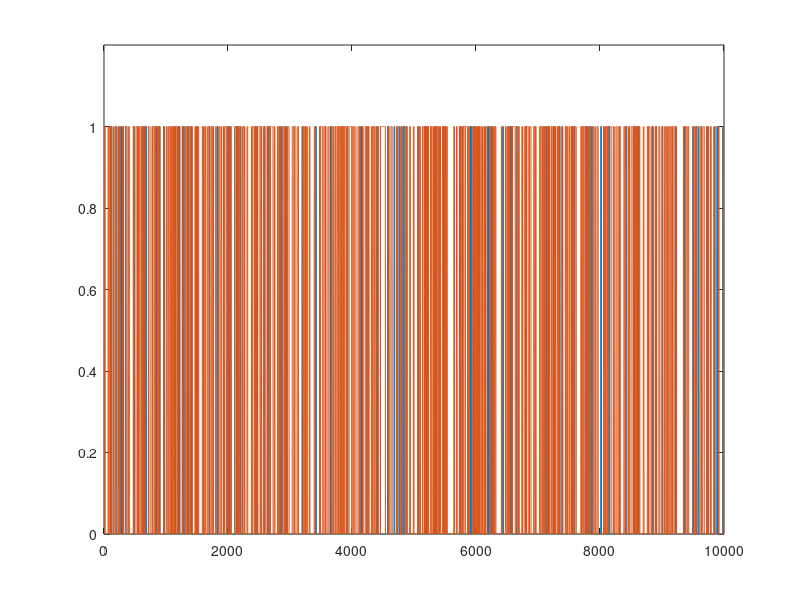

The MATLAB script that drew this image:
%%
%   COURSE: Master statistics and machine learning: intuition, math, code										
%      URL: udemy.com/course/statsml_x/?couponCode=202304 
% 
%  SECTION: Probability theory
%    VIDEO: Conditional probability
% 
%  TEACHER: Mike X Cohen, sincxpress.com
%

%%

% a clear MATLAB workspace is a clear mental workspace
close all; clear; clc
pkg load statistics % load Octave stats package

%% generate two long-spike time series

N = 10000;
spikeDur  = 10; % a.u. but must be an even number
spikeNumA = .01; % in proportion of total number of points
spikeNumB = .05; % in proportion of total number of points

% initialize to zeros
[spike_tsA,spike_tsB] = deal( zeros(N,1) );


%%% populate time series 1
spiketimesA = randi(N,round(N*spikeNumA),1);

% flesh out spikes (loop per spike)
for spikei=1:length(spiketimesA)
    
    % find boundaries
    bnd_pre = max(1,spiketimesA(spikei)-spikeDur/2);
    bnd_pst = min(N,spiketimesA(spikei)+spikeDur/2);
    
    % fill in with ones
    spike_tsA(bnd_pre:bnd_pst) = 1;
end


%%% repeat for time series 2
spiketimesB = randi(N,round(N*spikeNumB),1);
% spiketimesB(1:length(spiketimesA)) = spiketimesA; % induce strong conditional probability

% flesh out spikes (loop per spike)
for spikei=1:length(spiketimesB)
    
    % find boundaries
    bnd_pre = max(1,spiketimesB(spikei)-spikeDur/2);
    bnd_pst = min(N,spiketimesB(spikei)+spikeDur/2);
    
    % fill in with ones
    spike_tsB(bnd_pre:bnd_pst) = 1;
end


%% let's see what they look like

figure(1), clf
plot(1:N,spike_tsA, 1:N,spike_tsB)
set(gca,'ylim',[0 1.2])


%% compute their probabilities and intersection

% probabilities
probA = sum(spike_tsA==1) / N;
probB = mean(spike_tsB);

% joint probability
probAB = mean(spike_tsA+spike_tsB==2);

%% compute the conditional probabilities

% p(A|B)
pAgivenB = probAB/probB;

% p(B|A)
pBgivenA = probAB/probA;

% print a little report
disp('  ')
disp([ 'P(A)   = ' num2str(probA) ])
disp([ 'P(A|B) = ' num2str(pAgivenB) ])
disp([ 'P(B)   = ' num2str(probB) ])
disp([ 'P(B|A) = ' num2str(pBgivenA) ])

%% done.
